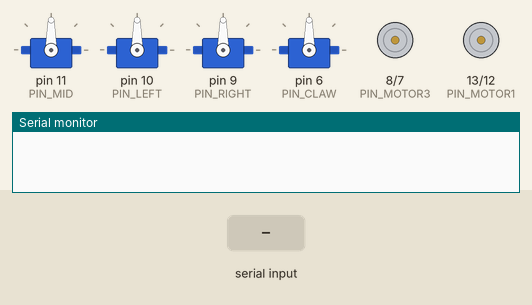
Recording of a sketch running on a simulated Arduino Uno, built with avr-gcc and run on an emulated ATmega328P. On the bench: 4 × servo, motor-driver pin pairs drawn as motors (green arrow = first pin HIGH = forward, orange = second pin HIGH = backward, longer = more drive), the last lines printed to the serial monitor. The inputs (shaded band) are chosen by the test bench.

Above: at 1.2 s.
1.3 s: "8" received over the second serial link
At 2.5 s:
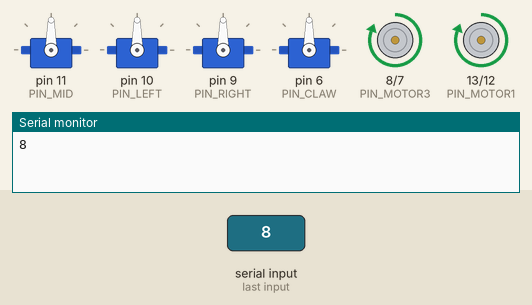
2.8 s: "2" received over the second serial link
At 3.8 s:
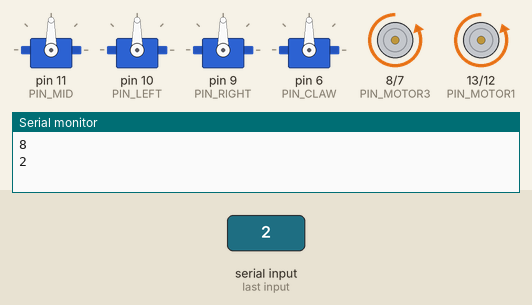
4.3 s: "4" received over the second serial link
At 5.0 s:
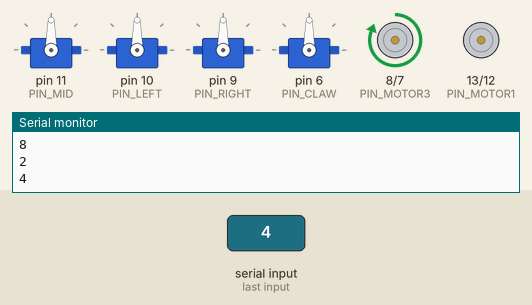
5.8 s: "6" received over the second serial link
At 6.1 s:
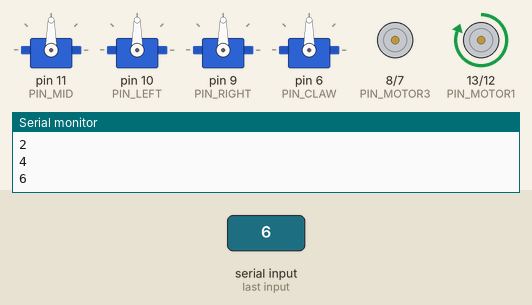
7.3 s: "0" received over the second serial link
At 8.4 s:
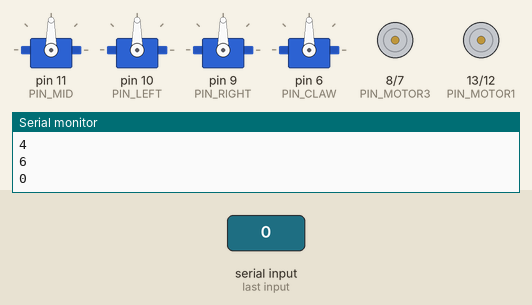
Timing chart, 0 to 9.8 s (numbered marks = the images above; inputs shaded):
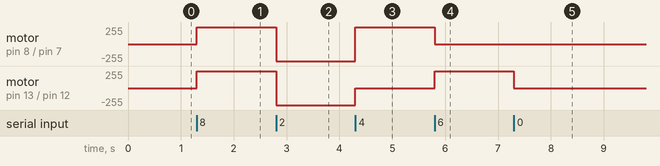

Measured:
- after the input at 1.3 s, motor on pin 8 (PIN_MOTOR3) / pin 7 (PIN_MOTOR4), motor on pin 13 (PIN_MOTOR1) / pin 12 (PIN_MOTOR2): stopped → forward 255/255 at once
- after the input at 2.8 s, motor on pin 8 (PIN_MOTOR3) / pin 7 (PIN_MOTOR4), motor on pin 13 (PIN_MOTOR1) / pin 12 (PIN_MOTOR2): forward 255/255 → backward 255/255 at once
- after the input at 4.3 s, motor on pin 8 (PIN_MOTOR3) / pin 7 (PIN_MOTOR4): backward 255/255 → forward 255/255 at once; motor on pin 13 (PIN_MOTOR1) / pin 12 (PIN_MOTOR2): backward 255/255 → stopped at once
- after the input at 5.8 s, motor on pin 8 (PIN_MOTOR3) / pin 7 (PIN_MOTOR4): forward 255/255 → stopped at once; motor on pin 13 (PIN_MOTOR1) / pin 12 (PIN_MOTOR2): stopped → forward 255/255 at once
- after the input at 7.3 s, motor on pin 13 (PIN_MOTOR1) / pin 12 (PIN_MOTOR2): forward 255/255 → stopped at once

The sketch:

final.ino
```cpp
#include <Servo.h>

#include <Arduino.h>
#include <SoftwareSerial.h>

#define SERVO_CNT 4
#define STEP 5
#define MAX_IDLE_TIME 5000 //ms, 0:infinity

#define PIN_MOTOR1 13
#define PIN_MOTOR2 12
#define PIN_MOTOR3 8
#define PIN_MOTOR4 7

#define PIN_MID 11
#define PIN_LEFT 10
#define PIN_RIGHT 9
#define PIN_CLAW 6

#define PIN_ECHO 5
#define PIN_TRIG 4

#define PIN_RX 3
#define PIN_TX 2


int d_ping[SERVO_CNT], value[SERVO_CNT],  curr_angle[SERVO_CNT], min_angle[SERVO_CNT];
int max_analge[SERVO_CNT], init_angle[SERVO_CNT], prev_angle[SERVO_CNT];
unsigned long last_running_time;

char cmd ;
int target;
boolean up_down;

Servo servos[SERVO_CNT];
SoftwareSerial bt(2, 3);

void init_servo(int idx, int pin, int min, int max, int init) {
  d_ping[idx] = pin;
  min_angle[idx] = min;
  max_analge[idx] = max;
  init_angle[idx] = init;
  servos[idx].attach(pin);
  servos[idx].write(init);
  value[idx] = 0;
  prev_angle[idx] = init;
  last_running_time = millis();
}

void setup() {
  Serial.begin(9600);
  bt.begin(9600);

  pinMode(PIN_MOTOR1, OUTPUT);
  pinMode(PIN_MOTOR2, OUTPUT);
  pinMode(PIN_MOTOR3, OUTPUT);
  pinMode(PIN_MOTOR4, OUTPUT);

  init_servo(0, PIN_MID, 0, 180, 90); //Middle
  init_servo(1, PIN_LEFT, 30, 110, 90);//left
  init_servo(2, PIN_RIGHT, 40, 180, 90);//Right
  init_servo(3, PIN_CLAW, 10, 110, 90); //claw
}

void forward() {
  digitalWrite(PIN_MOTOR1, HIGH);
  digitalWrite(PIN_MOTOR2, LOW);
  digitalWrite(PIN_MOTOR3, HIGH);
  digitalWrite(PIN_MOTOR4, LOW);
}
void backward() {
  digitalWrite(PIN_MOTOR1, LOW);
  digitalWrite(PIN_MOTOR2, HIGH);
  digitalWrite(PIN_MOTOR3, LOW);
  digitalWrite(PIN_MOTOR4, HIGH);
}
void turn_left() {
  digitalWrite(PIN_MOTOR1, LOW);
  digitalWrite(PIN_MOTOR2, LOW);
  digitalWrite(PIN_MOTOR3, HIGH);
  digitalWrite(PIN_MOTOR4, LOW);
}
void turn_right() {
  digitalWrite(PIN_MOTOR1, HIGH);
  digitalWrite(PIN_MOTOR2, LOW);
  digitalWrite(PIN_MOTOR3, LOW);
  digitalWrite(PIN_MOTOR4, LOW);
}
void stop() {
  digitalWrite(PIN_MOTOR1, LOW);
  digitalWrite(PIN_MOTOR2, LOW);
  digitalWrite(PIN_MOTOR3, LOW);
  digitalWrite(PIN_MOTOR4, LOW);
}

void loop() {
  if (bt.available()) {
    cmd = bt.read();
    Serial.println(cmd);
    if(cmd =='0' || cmd == '8' || cmd =='2' || cmd =='4' || cmd =='6' ){
      if (cmd == '0') { //Stop
        stop();
      } else if (cmd == '8') {
        forward();
      } else if (cmd == '2') {
        backward();
      } else if (cmd == '4') {
        turn_left();
      } else if (cmd == '6') {
        turn_right();
      }
    }else if(cmd =='m' || cmd=='M' || cmd =='l' || cmd == 'L' || cmd =='r' || cmd == 'R' || cmd =='c' || cmd=='C'){
      if (cmd == 'm' || cmd == 'M') {
        target = 0;
        up_down = cmd == 'm' ? false : true;
      } else if (cmd == 'l' || cmd == 'L') {
        target = 1;
        up_down = cmd == 'l' ? false : true;
      } else if (cmd == 'r' || cmd == 'R') {
        target = 2;
        up_down = cmd == 'r' ? false : true;
      } else if (cmd == 'c' || cmd == 'C') {
        target = 3;
        up_down = cmd == 'c' ? false : true;
      }
      curr_angle[target] = prev_angle[target] = servos[target].read();
      if (up_down) {
        if (curr_angle[target] < max_analge[target]) curr_angle[target] += STEP;
      }else{
        if (curr_angle[target] > min_angle[target]) curr_angle[target] -= STEP;
      }
      if (prev_angle[target] != curr_angle[target]) { //ignore the same angle with prev
        if (!servos[target].attached()) {
          servos[target].attach(d_ping[target]);
        }
        servos[target].write(curr_angle[target]);
        last_running_time = millis();
      }
      Serial.println(curr_angle[target]);
    }
  }// end of bt.available()

  if(MAX_IDLE_TIME != 0 &&  (millis() - last_running_time) > MAX_IDLE_TIME){
    for(int j=0; j<SERVO_CNT; j++){
      if(servos[j].attached()){
        servos[j].detach();
      }
    }
  }
}
```
